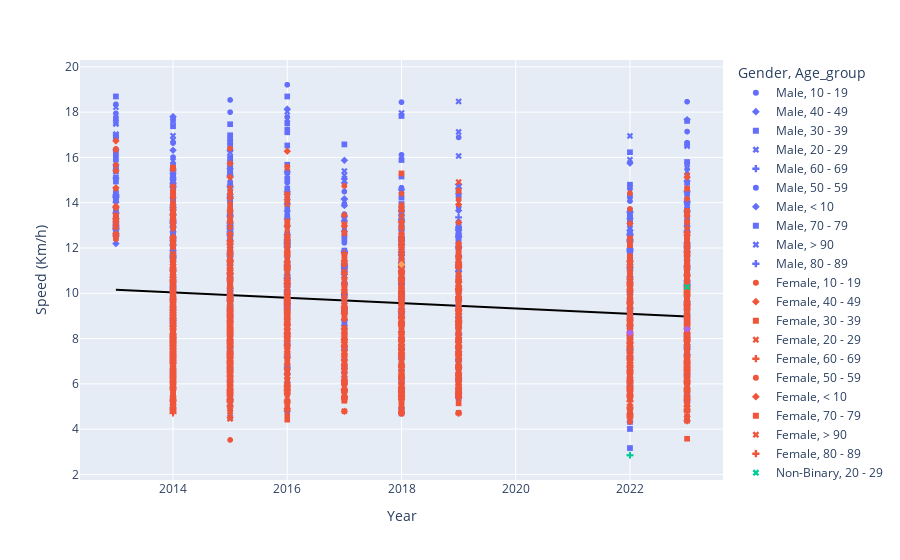

Write notebook code for a chart like this one.
### Markdown cell above
# Trendline and Scatter plot

### Code cell
#Trendline and Scatter plot for Speed
fig5 = px.scatter(df, x="Year", y="Speed (Km/h)", symbol="Age_group", color="Gender", 
                  trendline="ols", trendline_scope="overall", trendline_color_override="black")
fig5.show()

# Export the image to a BytesIO object
img_bytes_speed3 = pio.to_image(fig5, format='png')

# Display the image in the notebook using IPython's Image class
Image(img_bytes_speed3)

### Figure 1 — Plotly figure (JSON) as saved in the notebook; plotly's stock layout.template omitted (floating-point values rounded to 4 significant figures; data arrays with more than 128 entries replaced by an {"elided": "..."} marker saying what was removed)
{"data": [{"hovertemplate": "Gender=Male<br>Age_group=10 - 19<br>Year=%{x}<br>Speed (Km/h)=%{y}<extra></extra>", "legendgroup": "Male, 10 - 19", "marker": {"color": "#636efa", "symbol": "circle"}, "mode": "markers", "name": "Male, 10 - 19", "showlegend": true, "type": "scattergl", "x": {"elided": "213 int values"}, "xaxis": "x", "y": {"elided": "213 float values"}, "yaxis": "y"}, {"hovertemplate": "Gender=Male<br>Age_group=40 - 49<br>Year=%{x}<br>Speed (Km/h)=%{y}<extra></extra>", "legendgroup": "Male, 40 - 49", "marker": {"color": "#636efa", "symbol": "diamond"}, "mode": "markers", "name": "Male, 40 - 49", "showlegend": true, "type": "scattergl", "x": {"elided": "371 int values"}, "xaxis": "x", "y": {"elided": "371 float values"}, "yaxis": "y"}, {"hovertemplate": "Gender=Male<br>Age_group=30 - 39<br>Year=%{x}<br>Speed (Km/h)=%{y}<extra></extra>", "legendgroup": "Male, 30 - 39", "marker": {"color": "#636efa", "symbol": "square"}, "mode": "markers", "name": "Male, 30 - 39", "showlegend": true, "type": "scattergl", "x": {"elided": "381 int values"}, "xaxis": "x", "y": {"elided": "381 float values"}, "yaxis": "y"}, {"hovertemplate": "Gender=Male<br>Age_group=20 - 29<br>Year=%{x}<br>Speed (Km/h)=%{y}<extra></extra>", "legendgroup": "Male, 20 - 29", "marker": {"color": "#636efa", "symbol": "x"}, "mode": "markers", "name": "Male, 20 - 29", "showlegend": true, "type": "scattergl", "x": {"elided": "197 int values"}, "xaxis": "x", "y": {"elided": "197 float values"}, "yaxis": "y"}, {"hovertemplate": "Gender=Male<br>Age_group=60 - 69<br>Year=%{x}<br>Speed (Km/h)=%{y}<extra></extra>", "legendgroup": "Male, 60 - 69", "marker": {"color": "#636efa", "symbol": "cross"}, "mode": "markers", "name": "Male, 60 - 69", "showlegend": true, "type": "scattergl", "x": {"elided": "197 int values"}, "xaxis": "x", "y": {"elided": "197 float values"}, "yaxis": "y"}, {"hovertemplate": "Gender=Male<br>Age_group=50 - 59<br>Year=%{x}<br>Speed (Km/h)=%{y}<extra></extra>", "legendgroup": "Male, 50 - 59", "marker": {"color": "#636efa", "symbol": "circle"}, "mode": "markers", "name": "Male, 50 - 59", "showlegend": true, "type": "scattergl", "x": {"elided": "352 int values"}, "xaxis": "x", "y": {"elided": "352 float values"}, "yaxis": "y"}, {"hovertemplate": "Gender=Male<br>Age_group=< 10<br>Year=%{x}<br>Speed (Km/h)=%{y}<extra></extra>", "legendgroup": "Male, < 10", "marker": {"color": "#636efa", "symbol": "diamond"}, "mode": "markers", "name": "Male, < 10", "showlegend": true, "type": "scattergl", "x": [2023, 2023, 2023, 2023, 2023, 2023, 2023, 2023, 2023, 2023, 2023, 2023, 2023, 2022, 2022, 2022, 2022, 2022, 2022, 2022, 2022, 2022, 2022, 2022, 2022, 2022, 2022, 2022, 2022, 2022, 2022, 2022, 2022, 2022, 2019, 2019, 2019, 2018, 2018, 2018, 2018, 2017, 2016, 2016, 2016, 2016, 2016, 2015, 2015, 2015, 2015, 2015, 2015, 2015, 2015, 2015, 2014, 2014, 2014, 2014, 2014, 2014, 2014, 2014], "xaxis": "x", "y": [11.61, 10.81, 10.4, 10.39, 9.504, 8.025, 7.663, 7.528, 7.305, 7.285, 6.961, 6.955, 4.37, 13.6, 9.579, 9.179, 8.249, 8.148, 7.975, 7.789, 7.531, 7.516, 7.255, 7.166, 7.112, 6.472, 6.287, 6.169, 6.095, 5.7, 5.471, 5.455, 4.945, 4.32, 11.62, 7.282, 9.685, 10.68, 8.061, 7.93, 11.01, 9.82, 12.34, 12.2, 9.709, 7.308, 6.747, 11.87, 11.1, 9.82, 9.783, 9.036, 6.546, 12.29, 12.19, 9.791, 15.42, 15.01, 13.19, 12.71, 10.48, 10.09, 8.671, 8.05], "yaxis": "y"}, {"hovertemplate": "Gender=Male<br>Age_group=70 - 79<br>Year=%{x}<br>Speed (Km/h)=%{y}<extra></extra>", "legendgroup": "Male, 70 - 79", "marker": {"color": "#636efa", "symbol": "square"}, "mode": "markers", "name": "Male, 70 - 79", "showlegend": true, "type": "scattergl", "x": [2023, 2023, 2023, 2023, 2023, 2023, 2023, 2023, 2023, 2023, 2023, 2023, 2022, 2022, 2022, 2022, 2022, 2022, 2022, 2022, 2022, 2022, 2022, 2019, 2019, 2019, 2019, 2019, 2019, 2019, 2019, 2019, 2019, 2019, 2019, 2019, 2019, 2019, 2019, 2019, 2019, 2018, 2018, 2018, 2018, 2018, 2018, 2018, 2018, 2018, 2018, 2018, 2018, 2018, 2018, 2018, 2017, 2017, 2017, 2017, 2017, 2017, 2017, 2017, 2017, 2017, 2017, 2017, 2017, 2016, 2016, 2016, 2016, 2016, 2016, 2016, 2016, 2016, 2016, 2016, 2016, 2016, 2015, 2015, 2015, 2015, 2015, 2015, 2015, 2015, 2015, 2015, 2014, 2014, 2014, 2014], "xaxis": "x", "y": [10.61, 9.636, 8.854, 8.683, 7.243, 7.023, 6.077, 4.819, 4.37, 11.32, 6.977, 5.527, 11.63, 10.54, 8.738, 8.535, 8.519, 8.455, 8.427, 8.353, 6.285, 8.895, 8.763, 12.78, 10.71, 9.626, 9.59, 8.479, 8.392, 7.098, 6.942, 6.92, 6.694, 6.429, 5.636, 5.527, 10.58, 10.26, 8.891, 8.751, 8.431, 10.8, 9.761, 9.236, 8.384, 7.871, 6.729, 6.543, 4.695, 12.22, 11.19, 10.38, 10.25, 9.564, 8.316, 5.792, 9.322, 9.105, 8.621, 8.238, 7.762, 6.795, 5.392, 11.07, 10.4, 10.0, 9.255, 8.413, 8.38, 10.44, 9.751, 9.307, 9.123, 7.563, 7.344, 4.785, 10.41, 10.34, 9.195, 8.876, 8.077, 7.933, 10.36, 10.08, 9.719, 9.179, 7.579, 10.95, 8.993, 8.445, 8.37, 7.582, 8.751, 7.255, 9.783, 9.631], "yaxis": "y"}, {"hovertemplate": "Gender=Male<br>Age_group=> 90<br>Year=%{x}<br>Speed (Km/h)=%{y}<extra></extra>", "legendgroup": "Male, > 90", "marker": {"color": "#636efa", "symbol": "x"}, "mode": "markers", "name": "Male, > 90", "showlegend": true, "type": "scattergl", "x": [2023, 2022], "xaxis": "x", "y": [7.447, 6.764], "yaxis": "y"}, {"hovertemplate": "Gender=Male<br>Age_group=80 - 89<br>Year=%{x}<br>Speed (Km/h)=%{y}<extra></extra>", "legendgroup": "Male, 80 - 89", "marker": {"color": "#636efa", "symbol": "cross"}, "mode": "markers", "name": "Male, 80 - 89", "showlegend": true, "type": "scattergl", "x": [2023, 2022, 2018, 2017, 2017, 2016, 2016, 2015, 2014], "xaxis": "x", "y": [6.63, 5.867, 9.132, 5.702, 8.832, 10.08, 9.654, 9.992, 7.103], "yaxis": "y"}, {"hovertemplate": "Gender=Female<br>Age_group=10 - 19<br>Year=%{x}<br>Speed (Km/h)=%{y}<extra></extra>", "legendgroup": "Female, 10 - 19", "marker": {"color": "#EF553B", "symbol": "circle"}, "mode": "markers", "name": "Female, 10 - 19", "showlegend": true, "type": "scattergl", "x": {"elided": "162 int values"}, "xaxis": "x", "y": {"elided": "162 float values"}, "yaxis": "y"}, {"hovertemplate": "Gender=Female<br>Age_group=40 - 49<br>Year=%{x}<br>Speed (Km/h)=%{y}<extra></extra>", "legendgroup": "Female, 40 - 49", "marker": {"color": "#EF553B", "symbol": "diamond"}, "mode": "markers", "name": "Female, 40 - 49", "showlegend": true, "type": "scattergl", "x": {"elided": "510 int values"}, "xaxis": "x", "y": {"elided": "510 float values"}, "yaxis": "y"}, {"hovertemplate": "Gender=Female<br>Age_group=30 - 39<br>Year=%{x}<br>Speed (Km/h)=%{y}<extra></extra>", "legendgroup": "Female, 30 - 39", "marker": {"color": "#EF553B", "symbol": "square"}, "mode": "markers", "name": "Female, 30 - 39", "showlegend": true, "type": "scattergl", "x": {"elided": "452 int values"}, "xaxis": "x", "y": {"elided": "452 float values"}, "yaxis": "y"}, {"hovertemplate": "Gender=Female<br>Age_group=20 - 29<br>Year=%{x}<br>Speed (Km/h)=%{y}<extra></extra>", "legendgroup": "Female, 20 - 29", "marker": {"color": "#EF553B", "symbol": "x"}, "mode": "markers", "name": "Female, 20 - 29", "showlegend": true, "type": "scattergl", "x": {"elided": "330 int values"}, "xaxis": "x", "y": {"elided": "330 float values"}, "yaxis": "y"}, {"hovertemplate": "Gender=Female<br>Age_group=60 - 69<br>Year=%{x}<br>Speed (Km/h)=%{y}<extra></extra>", "legendgroup": "Female, 60 - 69", "marker": {"color": "#EF553B", "symbol": "cross"}, "mode": "markers", "name": "Female, 60 - 69", "showlegend": true, "type": "scattergl", "x": {"elided": "231 int values"}, "xaxis": "x", "y": {"elided": "231 float values"}, "yaxis": "y"}, {"hovertemplate": "Gender=Female<br>Age_group=50 - 59<br>Year=%{x}<br>Speed (Km/h)=%{y}<extra></extra>", "legendgroup": "Female, 50 - 59", "marker": {"color": "#EF553B", "symbol": "circle"}, "mode": "markers", "name": "Female, 50 - 59", "showlegend": true, "type": "scattergl", "x": {"elided": "349 int values"}, "xaxis": "x", "y": {"elided": "349 float values"}, "yaxis": "y"}, {"hovertemplate": "Gender=Female<br>Age_group=< 10<br>Year=%{x}<br>Speed (Km/h)=%{y}<extra></extra>", "legendgroup": "Female, < 10", "marker": {"color": "#EF553B", "symbol": "diamond"}, "mode": "markers", "name": "Female, < 10", "showlegend": true, "type": "scattergl", "x": [2023, 2023, 2023, 2023, 2023, 2023, 2022, 2022, 2022, 2022, 2022, 2022, 2022, 2019, 2019, 2018, 2018, 2018, 2018, 2018, 2018, 2018, 2017, 2016, 2016, 2016, 2016, 2015, 2015, 2015, 2015, 2014, 2014, 2014, 2014, 2014, 2014, 2014, 2014, 2014, 2014, 2014], "xaxis": "x", "y": [11.73, 9.346, 7.933, 6.716, 6.158, 6.01, 11.2, 7.826, 6.936, 6.173, 6.133, 5.784, 4.673, 7.123, 5.632, 9.842, 7.919, 7.232, 6.468, 6.108, 5.846, 5.684, 5.782, 16.27, 11.18, 8.742, 7.912, 9.672, 9.105, 7.816, 7.189, 12.5, 10.5, 9.978, 9.355, 7.305, 7.009, 6.322, 5.254, 5.106, 4.797, 9.25], "yaxis": "y"}, {"hovertemplate": "Gender=Female<br>Age_group=70 - 79<br>Year=%{x}<br>Speed (Km/h)=%{y}<extra></extra>", "legendgroup": "Female, 70 - 79", "marker": {"color": "#EF553B", "symbol": "square"}, "mode": "markers", "name": "Female, 70 - 79", "showlegend": true, "type": "scattergl", "x": [2023, 2023, 2023, 2023, 2023, 2023, 2023, 2023, 2023, 2023, 2022, 2022, 2022, 2022, 2022, 2022, 2022, 2022, 2022, 2022, 2019, 2019, 2019, 2019, 2019, 2019, 2019, 2019, 2019, 2019, 2019, 2019, 2019, 2018, 2018, 2018, 2018, 2018, 2018, 2018, 2018, 2018, 2018, 2018, 2017, 2017, 2017, 2017, 2017, 2017, 2017, 2016, 2016, 2016, 2016, 2016, 2016, 2016, 2016, 2016, 2016, 2015, 2015, 2015, 2015, 2015, 2015, 2014, 2014], "xaxis": "x", "y": [9.703, 9.646, 8.482, 8.333, 6.829, 5.33, 5.007, 4.818, 4.551, 4.373, 8.924, 7.608, 5.777, 5.471, 5.392, 5.373, 4.737, 4.625, 8.104, 6.641, 7.249, 6.106, 6.042, 5.935, 5.723, 5.72, 5.532, 5.14, 4.719, 8.433, 7.569, 7.557, 7.503, 7.673, 7.481, 6.724, 6.716, 6.508, 5.352, 5.095, 4.923, 4.922, 7.774, 7.324, 9.226, 8.357, 6.923, 5.986, 5.388, 5.251, 7.35, 9.142, 7.197, 7.101, 7.073, 6.642, 5.869, 5.537, 5.242, 5.082, 7.606, 9.142, 7.522, 7.353, 5.777, 5.533, 9.942, 8.499, 6.239], "yaxis": "y"}, {"hovertemplate": "Gender=Female<br>Age_group=> 90<br>Year=%{x}<br>Speed (Km/h)=%{y}<extra></extra>", "legendgroup": "Female, > 90", "marker": {"color": "#EF553B", "symbol": "x"}, "mode": "markers", "name": "Female, > 90", "showlegend": true, "type": "scattergl", "x": [2023], "xaxis": "x", "y": [4.977], "yaxis": "y"}, {"hovertemplate": "Gender=Female<br>Age_group=80 - 89<br>Year=%{x}<br>Speed (Km/h)=%{y}<extra></extra>", "legendgroup": "Female, 80 - 89", "marker": {"color": "#EF553B", "symbol": "cross"}, "mode": "markers", "name": "Female, 80 - 89", "showlegend": true, "type": "scattergl", "x": [2023, 2023, 2023, 2023, 2022, 2022, 2022, 2019, 2019, 2018, 2017, 2016, 2015, 2015, 2015, 2014, 2014], "xaxis": "x", "y": [6.868, 6.679, 6.605, 6.924, 7.101, 5.835, 6.748, 6.104, 5.423, 5.423, 6.81, 6.86, 6.926, 5.231, 5.01, 6.394, 5.297], "yaxis": "y"}, {"hovertemplate": "Gender=Non-Binary<br>Age_group=20 - 29<br>Year=%{x}<br>Speed (Km/h)=%{y}<extra></extra>", "legendgroup": "Non-Binary, 20 - 29", "marker": {"color": "#00cc96", "symbol": "x"}, "mode": "markers", "name": "Non-Binary, 20 - 29", "showlegend": true, "type": "scattergl", "x": [2023], "xaxis": "x", "y": [10.28], "yaxis": "y"}, {"hovertemplate": "Gender=Non-Binary<br>Age_group=80 - 89<br>Year=%{x}<br>Speed (Km/h)=%{y}<extra></extra>", "legendgroup": "Non-Binary, 80 - 89", "marker": {"color": "#00cc96", "symbol": "cross"}, "mode": "markers", "name": "Non-Binary, 80 - 89", "showlegend": true, "type": "scattergl", "x": [2022], "xaxis": "x", "y": [2.847], "yaxis": "y"}, {"hovertemplate": "Gender=No Answer<br>Age_group=10 - 19<br>Year=%{x}<br>Speed (Km/h)=%{y}<extra></extra>", "legendgroup": "No Answer, 10 - 19", "marker": {"color": "#ab63fa", "symbol": "circle"}, "mode": "markers", "name": "No Answer, 10 - 19", "showlegend": true, "type": "scattergl", "x": [2023], "xaxis": "x", "y": [8.419], "yaxis": "y"}, {"hovertemplate": "Gender=No Answer<br>Age_group=40 - 49<br>Year=%{x}<br>Speed (Km/h)=%{y}<extra></extra>", "legendgroup": "No Answer, 40 - 49", "marker": {"color": "#ab63fa", "symbol": "diamond"}, "mode": "markers", "name": "No Answer, 40 - 49", "showlegend": true, "type": "scattergl", "x": [2022], "xaxis": "x", "y": [8.257], "yaxis": "y"}, {"hovertemplate": "Gender=Unknown<br>Age_group=< 10<br>Year=%{x}<br>Speed (Km/h)=%{y}<extra></extra>", "legendgroup": "Unknown, < 10", "marker": {"color": "#FFA15A", "symbol": "diamond"}, "mode": "markers", "name": "Unknown, < 10", "showlegend": true, "type": "scattergl", "x": [2018], "xaxis": "x", "y": [11.28], "yaxis": "y"}, {"hovertemplate": "<b>OLS trendline</b><br>Speed (Km/h) = -0.118621 * Year + 248.94<br>R<sup>2</sup>=0.019485<br><br>Year=%{x}<br>Speed (Km/h)=%{y} <b>(trend)</b><extra></extra>", "legendgroup": "Overall Trendline", "line": {"color": "black"}, "mode": "lines", "name": "Overall Trendline", "showlegend": true, "type": "scatter", "x": {"elided": "4051 int values"}, "xaxis": "x", "y": {"elided": "4051 float values"}, "yaxis": "y"}], "layout": {"legend": {"title": {"text": "Gender, Age_group"}, "tracegroupgap": 0}, "margin": {"t": 60}, "xaxis": {"anchor": "y", "domain": [0, 1], "title": {"text": "Year"}}, "yaxis": {"anchor": "x", "domain": [0, 1], "title": {"text": "Speed (Km/h)"}}}}
